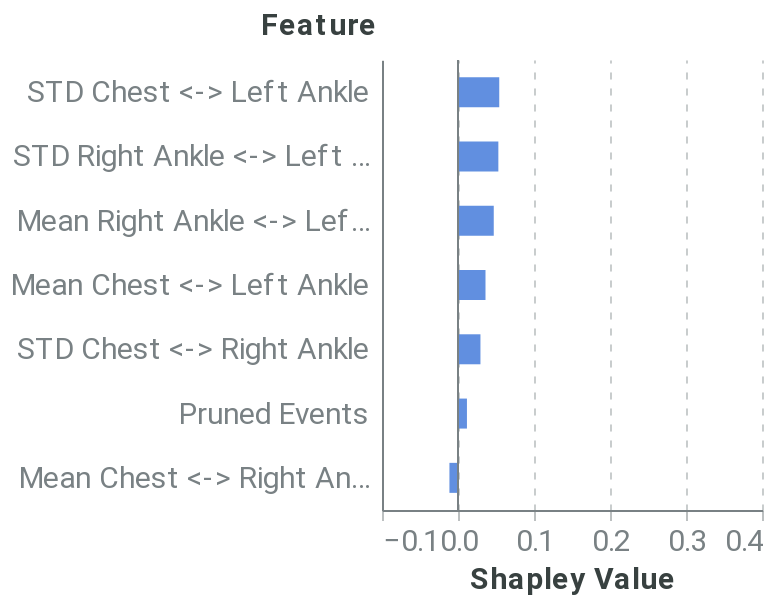

Notebook code cell kept with this figure:
### Markdown cell above
##### Feature-level explanation

### Code cell
feature_dict = {'rs': 42, 'nsamples': 32000, 'feature_names': model_features, 'plot_features': plot_feats}
feature_data = local_feat(f_hs, pos_x_data, feature_dict, positive_sequence_id, sequence_id_feat, average_event, pruning_idx)
feature_plot = plot_feat_barplot(feature_data, feature_dict.get('top_feats'), feature_dict.get('plot_features'))
feature_plot

### Figure 1 — Vega-Lite specification as saved in the notebook (floating-point values rounded to 4 significant figures)
{"config": {"axis": {"domain": true, "domainColor": "#798184", "grid": false, "gridColor": "#798184", "gridOpacity": 0.5, "gridDash": [3, 5], "gridWidth": 0.8, "gridCap": "round", "labelPadding": 3, "labelFont": "Roboto", "labelColor": "#798184", "tickSize": 5, "tickColor": "#798184", "tickOpacity": 0.5, "titleColor": "#384140", "titleFont": "Roboto", "titleFontSize": 12}, "axisBand": {"domain": true, "ticks": false, "labelPadding": 7}, "axisY": {"domain": false, "titleAlign": "left", "titleAngle": 0, "titleX": -20, "titleY": -10}, "legend": {"labelColor": "#798184", "labelFontSize": 12, "symbolSize": 40, "titleColor": "#384140", "titleFontSize": 12, "titlePadding": 10, "titleFont": "Roboto", "labelFont": "Roboto"}, "line": {"stroke": "#618FE0", "strokeWidth": 2}, "rule": {"stroke": "#798184"}, "path": {"stroke": "#618FE0", "strokeWidth": 0.5}, "rect": {"fill": "#618FE0"}, "point": {"filled": true, "shape": "circle"}, "shape": {"stroke": "#618FE0"}, "bar": {"fill": "#618FE0", "stroke": null}, "text": {"font": "Roboto", "color": "#384140", "fontSize": 12}, "arc": {"stroke": "#fff", "strokeWidth": 1}, "range": {"category": ["#618FE0", "#50D0B0", "#E17560", "#E8B474", "#D889C4", "#34A3BC", "#A583A4"], "ramp": ["#001854", "#002f72", "#04478e", "#1e5fab", "#4477c5", "#6290e1", "#7ea9fd", "#9ec7ff", "#bde4ff"], "heatmap": ["#001854", "#002f72", "#04478e", "#1e5fab", "#4477c5", "#6290e1", "#7ea9fd", "#9ec7ff", "#bde4ff"], "diverging": ["#003b26", "#006b52", "#1aa082", "#55d5b5", "#f5f5f5", "#ffaa92", "#d16f5b", "#9e392c", "#650200"]}, "title": {"anchor": "start", "fontSize": 20, "color": "#384140", "fontWeight": "bold", "offset": 20, "font": "Roboto", "subtitleColor": "#384140", "subtitleFontSize": 16}, "header": {"labelFontSize": 12, "titleFontSize": 16, "labelColor": "#384140", "titleColor": "#384140", "titleFont": "Roboto", "labelFont": "Roboto"}, "group": {"fill": "white"}, "background": "white", "view": {"stroke": "transparent", "continuousHeight": 300, "continuousWidth": 400}}, "layer": [{"data": {"name": "data-d18d9bdca412c918e74391b6bf6ff3e3"}, "mark": {"type": "bar", "size": 15, "thickness": 1}, "encoding": {"x": {"axis": {"grid": true, "labelFontSize": 15, "title": "Shapley Value", "titleFontSize": 15}, "field": "Shapley Value", "scale": {"domain": [-0.1, 0.4]}, "type": "quantitative"}, "y": {"axis": {"labelFontSize": 15, "title": "Feature", "titleFontSize": 15, "titleX": -61}, "field": "Feature", "sort": {"field": "sort_col", "order": "descending"}, "type": "nominal"}}}, {"data": {"name": "data-9c00aa9dc2b1c1a0b4bf9b34ead12925"}, "mark": {"type": "rule", "color": "#798184"}, "encoding": {"x": {"field": "x", "type": "quantitative"}}}], "height": 225, "width": 190, "$schema": "https://vega.github.io/schema/vega-lite/v4.17.0.json", "datasets": {"data-d18d9bdca412c918e74391b6bf6ff3e3": [{"Random seed": 42, "NSamples": 32000, "Feature": "Mean Chest <-> Right Ankle", "Shapley Value": -0.01128, "sort_col": 0.01128}, {"Random seed": 42, "NSamples": 32000, "Feature": "STD Chest <-> Right Ankle", "Shapley Value": 0.02954, "sort_col": 0.02954}, {"Random seed": 42, "NSamples": 32000, "Feature": "Mean Chest <-> Left Ankle", "Shapley Value": 0.03618, "sort_col": 0.03618}, {"Random seed": 42, "NSamples": 32000, "Feature": "STD Chest <-> Left Ankle", "Shapley Value": 0.05428, "sort_col": 0.05428}, {"Random seed": 42, "NSamples": 32000, "Feature": "Mean Right Ankle <-> Left Ankle", "Shapley Value": 0.04705, "sort_col": 0.04705}, {"Random seed": 42, "NSamples": 32000, "Feature": "STD Right Ankle <-> Left Ankle", "Shapley Value": 0.0531, "sort_col": 0.0531}, {"Random seed": 42, "NSamples": 32000, "Feature": "Pruned Events", "Shapley Value": 0.01177, "sort_col": 0.01177}], "data-9c00aa9dc2b1c1a0b4bf9b34ead12925": [{"x": 0}]}}
